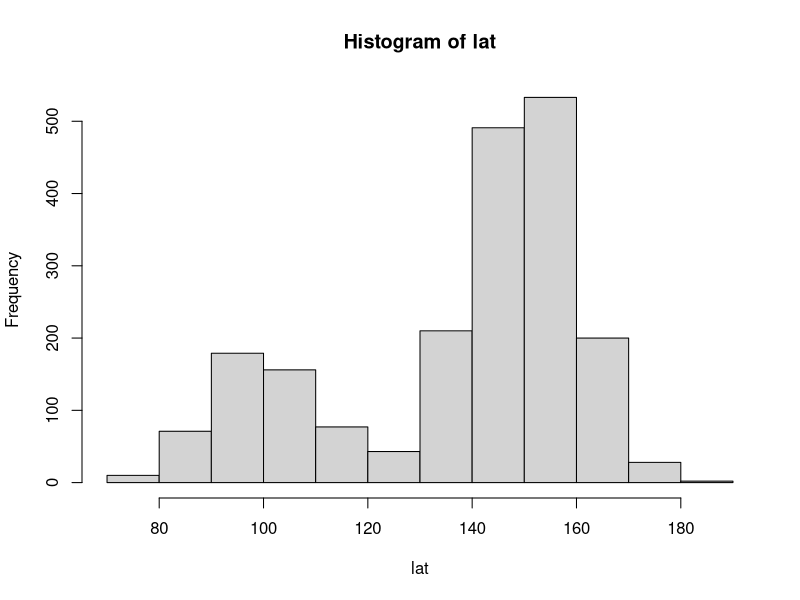
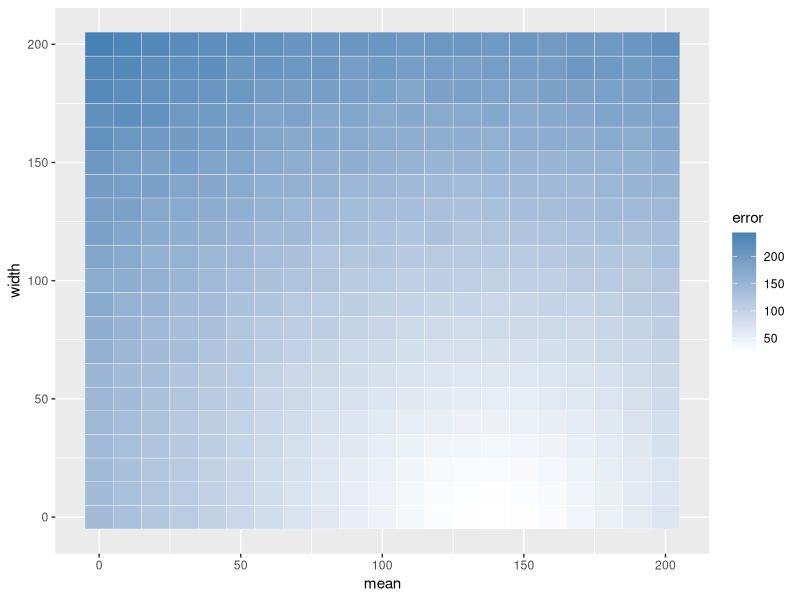

Here is the R script that generated these plots, in order: (Note: this script raises an error after producing the figures.)
## ---- chunk 1
library(ggplot2)
## ---- chunk 2
# Generate the data (the data could be saccades and express saccades, for example)
lat_sac <- 150  # mean latency for a saccade
lat_exp <- 100  # mean latency for an express saccade

width   <- 10   # width of the gaussian

# generate data with 1500 data points for normal saccades and 500 data points for express saccades
lat<-c(rnorm(1500,lat_sac,width),rnorm(500,lat_exp,width))

hist(lat)
## ---- chunk 3
# Step One: try fit a unimodal distribution using simplex

n <- length(lat)

# current data and preditions are being plotted
getregpred <- function(params,data){
  # here, we calculate the data from our independent variable under the assumption of the parameters assuming values b0(mean) and b1(width). Note that the names are hard coded here and that this function will only work for a linear regression. This is similar to the function that generated the data, but without the error term.
  getregpred <- rnorm(n,params["b0"],params["b1"])
  
  #plt1 <- hist(data,breaks = 20, plot = FALSE)
  #plt2 <- hist(getregpred, breaks = 40, plot= FALSE)
  #plot(plt1,col=rgb(0,0,1,1/4), xlim=c(0,200))
  #plot(plt2,col=rgb(1,0,0,1/4), xlim=c(0,200), add=TRUE)
  # return the computed regression data so we can calculate the deviation to the measured data
  return(getregpred)
}

# Get the computed predictions and compute how much they deviate

rmsd <- function(params,data1){
  # generate predictions
  preds <- getregpred(params,data1)
  #evaluate the deviation, this computes the sum of squared deviations between data points and devides by the total number of data points to get the mean summed square deviation
  rmsd <- sqrt(sum((preds-data1)^2)/length(preds))
}


# randomly define start parameters
pick_params <- function(param1,param2){
  b0  <- sample(param1,1)
  b1  <- sample(param2,1)
  
  startParams <- c(b0,b1)
  names(startParams) <- c("b0","b1")
  
  return(startParams)
}

## ---- chunk 4
#plot the error surface when the distribution above is fitted with a unimodal model
#x-axis: mean
#y-axis: width 
#color: sum squared deviance

means <- seq(0,200,10)
widths<- seq(0,200,10)

error_table <- matrix(0,nrow=length(means)*length(widths),ncol=3)
colnames(error_table) <- c("mean","width","error")

rcount <- 0

for (m in means){
  for (w in widths){
    rcount <- rcount+1
    params <- c(m,w)
    names(params) <- c("b0","b1")
    error <- rmsd(params,lat)
    
    error_table[rcount,1]  <- m
    error_table[rcount,2] <- w
    error_table[rcount,3] <- error
  }
}

error_table<-as.data.frame(error_table)

error_surface <- ggplot(data = error_table, aes(mean, width)) + geom_tile(aes(fill = error), colour = "white") + scale_fill_gradient(low = "white",high = "steelblue")

error_surface

## ---- chunk 5
# Start the optimalization process with boundaries (L-BFGS-B):
# boundaries are used because the mean latency and the width cannot go negative
# the estimation is repeated "reps" times for a more robust measure (start parameters are fixed)

reps <- 1000
param_tableSMPL <- matrix(0,reps,2) 

# define a range of start parameters, the function randomly picks one combination before each estimation

param_means  <- seq(0,250,10)
param_width  <- seq(0,100,10)

for(r in 1:reps){
  #choose start parameters
  startParams <- pick_params(param_means,param_width)
  #estimate parameters
  xoutSMPL   <- optim(startParams,rmsd,data1=lat,method = "L-BFGS-B", lower = 0)
  #write to table
  param_tableSMPL[r,1] <- xoutSMPL$par[1]
  param_tableSMPL[r,2] <- xoutSMPL$par[2]
}

#look at table
summary(param_tableSMPL)
#average data in table for plotting
simMean  <- mean(param_tableSMPL[,1])
simWidth <- mean(param_tableSMPL[,2])
simDataSMPL <- rnorm(n,simMean,simWidth)

#plot data and estimate
plt1 <- hist(lat,breaks = 40, plot = FALSE)
plt2 <- hist(simDataSMPL, breaks = 80, plot= FALSE)
plot(plt1,col=rgb(0,0,1,1/4), xlim=c(0,200))
plot(plt2,col=rgb(1,0,0,1/4), xlim=c(0,200), add=TRUE)

## ---- chunk 6
# compare to an estimation with simulated annealing (more robust for local minimae)

# lower number of replication, because sann runs for a longer time
reps <- 5
param_tableSA <- matrix(0,reps,2) 

param_means  <- seq(0,250,10)
param_width  <- seq(0,100,10)

for(r in 1:reps){
  startParams <- pick_params(param_means,param_width)
  # run the estimation with simulated annealing
  xoutSA   <- optim(startParams,rmsd,data1=lat,method = "SANN")
  param_tableSA[r,1] <- xoutSA$par[1]
  param_tableSA[r,2] <- xoutSA$par[2]
}

#summarize results
summary(param_tableSA)
simMeanSA <- mean(param_tableSA[,1])
simWidthSA <- mean(param_tableSA[,2])


simDataSA <- rnorm(n,simMeanSA,simWidthSA)

#and plot them
p1 <- hist(lat,breaks = 20, plot = FALSE)
p2 <- hist(simDataSA, breaks = 40, plot= FALSE)
plot(p1,col=rgb(0,0,1,1/4), xlim=c(0,200))
plot(p2,col=rgb(1,0,0,1/4), xlim=c(0,200), add=TRUE)

## ---- chunk 7
# Next, we will try to fit a bimodal distribution. This increases the parameter space. 
# b0 ->  mean normal saccades
# b1 -> mean express saccades
# b2 -> width

startParams <- c(200,50,20)
names(startParams) <- c("b0","b1","b2")

n <- length(lat)

getregpred2 <- function(params,data1){
  n = length(data1)
  getregpred2 <- c(rnorm(1500,params["b0"],params["b2"]),rnorm(500,params["b1"],params["b2"]))
  
  return(getregpred2)
}

rmsd2 <- function(params,data1){
  # generate predictions
  preds <- getregpred2(params,data1)
  #evaluate the deviation, this computes the sum of squared deviations between data points and devides by the total number of data points to get the mean summed square deviation
  rmsd2 <- sqrt(sum((preds-data1)^2)/length(preds))
}

## ---- chunk 8
# Start the optimalization process with boundaries on L-BFGS-B:
reps <- 100
param_tableSMPLX_bm <- matrix(0,reps,3) 

for(r in 1:reps){
  xoutSMPLX_bm   <- optim(startParams,rmsd2,data1=lat,method = "L-BFGS-B", lower = 0)
  param_tableSMPLX_bm[r,1] <- xoutSMPLX_bm$par[1]
  param_tableSMPLX_bm[r,2] <- xoutSMPLX_bm$par[2]
  param_tableSMPLX_bm[r,3] <- xoutSMPLX_bm$par[3]
}

summary(param_tableSMPLX_bm)
simMean_bm  <- mean(param_tableSMPLX_bm[,1])
simMeanEX_bm  <- mean(param_tableSMPLX_bm[,2])
simWidth_bm <- mean(param_tableSMPLX_bm[,3])
simDataSMPLX_bm <- c(rnorm(1500,simMean_bm,simWidth_bm),rnorm(500,simMeanEX_bm,simWidth_bm))


plot1 <- hist(lat,breaks = 20, plot = FALSE)
plot2 <- hist(simDataSMPLX_bm, breaks = 40, plot= FALSE)
plot(plot1,col=rgb(0,0,1,1/4), xlim=c(0,200))
plot(plot2,col=rgb(1,0,0,1/4), xlim=c(0,200), add=TRUE)
